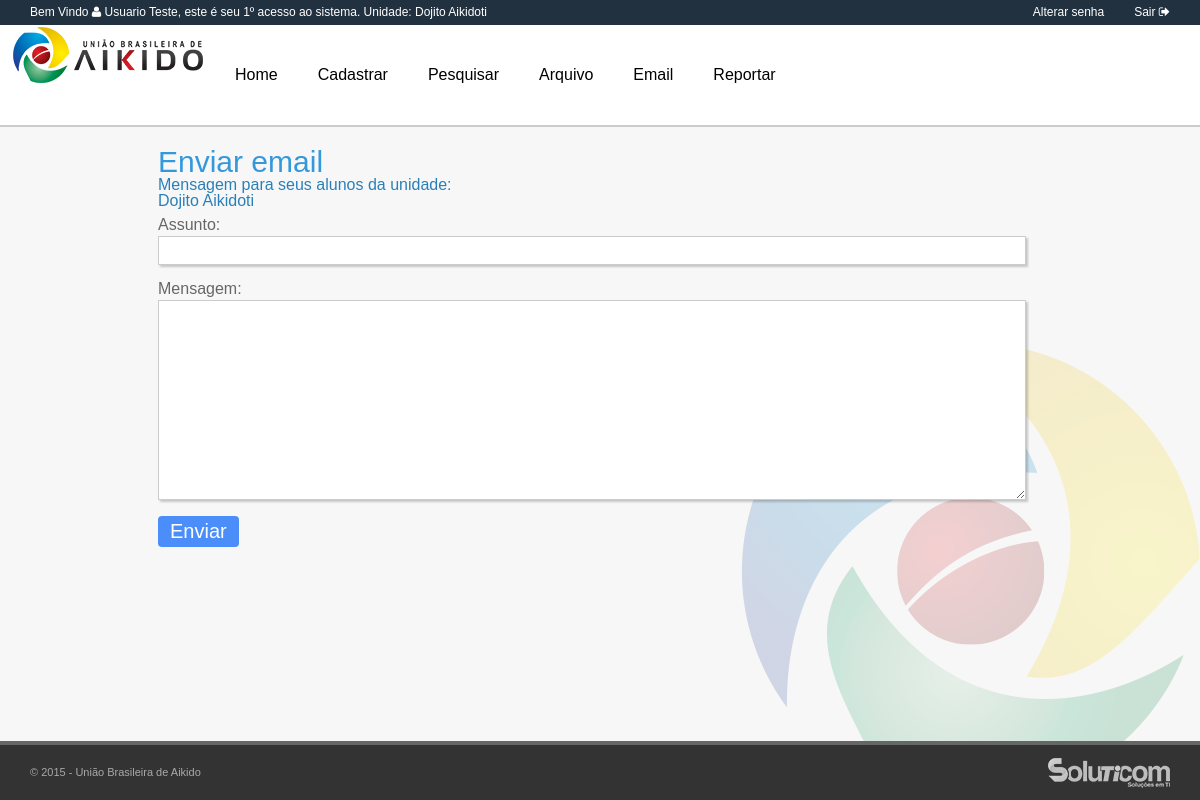
/envia.php (signed in), run on the app's committed database.
### tables this page shows
CREATE TABLE IF NOT EXISTS `usuario` (
  `usuarioId` int(11) NOT NULL,
  `escolaId` int(10) DEFAULT NULL,
  `usuarioLogin` varchar(100) DEFAULT NULL,
  `senha` varchar(100) DEFAULT NULL,
  `usuarioNome` varchar(100) DEFAULT NULL,
  `nivelId` int(10) DEFAULT NULL,
  `dataCadastro` date DEFAULT NULL,
  `statusUsuario` tinyint(1) NOT NULL DEFAULT '1',
  `qtdAcesso` int(11) DEFAULT '0',
  `resetaSenha` tinyint(1) DEFAULT '0'
);

CREATE TABLE IF NOT EXISTS `escola` (
  `escolaId` int(10) NOT NULL,
  `responsavelEscola` varchar(200) DEFAULT NULL,
  `estadoID` int(10) DEFAULT NULL,
  `nomeEscola` varchar(100) DEFAULT NULL,
  `enderecoEscola` varchar(100) DEFAULT NULL,
  `numeroEscola` varchar(10) DEFAULT NULL,
  `bairroEscola` varchar(100) DEFAULT NULL,
  `cidadeEscola` varchar(100) DEFAULT NULL,
  `telefoneEscola` varchar(30) DEFAULT NULL,
  `statusEscola` int(2) DEFAULT '1'
);

### envia.php (the view, shortened to what this page needs)
<?php require_once("validacao.php"); ?>
<head>
</head>
<body>
     <main>
       		 <div class="centralizar">
             <div class="subtitulo"><h1>Enviar email</h1><h4>Mensagem para seus alunos da unidade: <?php echo $escolaProf ?></h4></div>
            <form method="POST" action="enviar_contato.php" id="ContactForm">
 		 	<fieldset class="grupo">
            <div class="campo">
            <label>Assunto:</label><input id="subject" type="text" name="subject" style="width: 868px" class="input" />
            </div>
            </fieldset>
            <fieldset class="grupo">
            <div class="campo">
            <label>Mensagem:</label><textarea id="message" style="width:868px; height: 200px; max-width:868px; max-height:200px"; resize: none; name="message"></textarea>
            </div>
            </fieldset>
            <div class="campo">
            <input type="submit" value="Enviar" name="submsg" class="botao"/>
            </div>
    		</form>
     </main>
</body>
</html>

### mUser.php (shortened to what this page needs)
        <?php
            if ( isset($_SESSION["IDUSER"]) )  {
                $user = $_SESSION["IDUSER"];
                $saudacao = "SELECT usuarioNome, usuarioId, qtdAcesso, u.escolaId, nomeEscola ";
                $saudacao .= "FROM usuario u INNER JOIN escola e ON u.escolaId = e.escolaId ";
                $saudacao .= "WHERE usuarioId = {$user} ";
                $saudacao_login = mysqli_query($conecta, $saudacao);
            $saudacao_login = mysqli_fetch_assoc($saudacao_login);
			$apelido = $saudacao_login["usuarioNome"];
			$qtd_ac = $saudacao_login["qtdAcesso"];
			$escolaProf  = $saudacao_login["nomeEscola"];
            }
        ?>
<head>
	<link rel="stylesheet" href="css/reset.css">
	<link rel="stylesheet" href="css/geral.css">
    <link rel="stylesheet" href="css/font-awesome/css/font-awesome.min.css">
	<link rel="stylesheet" href="css/menu.css">
	<link rel="stylesheet" href="css/form.css">
</head>
<body>
    <header>
        <div id="bemvindo">Bem Vindo <i class="fa fa-user"></i> <b><?php echo utf8_encode($apelido) ?></b>, este é seu <b><?php echo $qtd_ac?>º</b> acesso ao sistema. Unidade: <?php echo utf8_encode($escolaProf) ?> </div>
        <div id="sair"><a href="sair.php">Sair <i class="fa fa-sign-out"></i></a></div>
        <div id="sair"><a href="alterarSenha.php">Alterar senha <i class="icon-lock"></i></a></div>
    </header>
    <nav>
        <div id="menu">
  		<ul onClick="" class="zetta-menu zm-effect-fade zm-full-width" style="height:100px;">
         		<img src="assets/imagens/logo.png" alt="logo" style="float: left;">
        <li style="height:100px;">
      		<a href="main.php" style="line-height:100px;">Home</a>
   		</li>
   		<li style="height:100px; ">
      		<a style="line-height:100px;">Cadastrar</a>
   		</li>
   		<li style="height:100px;">
            <a style="line-height:100px;">Pesquisar</a>
   		</li>
        <li style="height:100px;">
            <a style="line-height:100px;">Arquivo</a>
   		</li>
        	<li style="height:100px;">
            <a style="line-height:100px;">Email</a>
   		</li>
        <li style="height:100px;">
            <a style="line-height:100px;">Reportar</a>
   		</li>
		</ul>
        </div>
    </nav>
    <footer>
        <div id="direitos">© 2015 - União Brasileira de Aikido</div>
        <div id="soluticom"><a href="http://www.soluticom.com.br" target="_blank"><img src="assets/imagens/soluticom.png" alt="soluticom"></a></div>
    </footer>
</body>

### css/geral.css (style rules this page uses)
body { margin: 0 0 auto; background-color: #f7f7f7; width: 100%; height: 100%; font-family: 'Open Sans', sans-serif; text-decoration:none; overflow: auto; background-image: url(../assets/imagens/fundo.png); background-repeat: no-repeat; background-position: right bottom, left top; background-attachment: fixed; }
h1 { font-size: 30px; color: #3498db; }
h4 { font-size: 16px; color: #2980b9; }
header { width: 100%; height: 25px; line-height: 25px; background-color: #22313F; position: fixed; top: 0px; color: #FFF; z-index: 10; font-size: 12px; }
nav { width: 100%; height: 100px; position: fixed; background-color: #67809F; border-bottom-width: 2px; border-bottom-style: solid; border-bottom-color: #cccccc; line-height: 100px; top: 25px; z-index: 10; }
#menu { height: 100px; }
main { z-index: 1; width: 100%; min-width: 1007px; height: auto; top: 127px; position: absolute; margin-bottom: 80px; display: table; }
footer { font-size: 11px; width: 100%; height: 55px; line-height: 55px; background-color: #333333; border-top-color: #666666; border-top-width: 4px; border-top-style: solid; position: fixed; bottom: 0px; z-index: 10; color: darkgray; }
#bemvindo { float: left; margin-left: 30px; }
#sair { float: right; margin-right: 30px; }
#sair a:link, #sair a:visited { text-decoration:none; color: #FFF; }
#direitos { float: left; margin-left: 30px; }
#soluticom { height: 55px; padding-top: 13px; float: right; margin-right: 30px; }
.centralizar { margin: 20px auto; width: 50%; display: table; }
.subtitulo { width: 300px; height: 60px; margin-bottom: 10px; }
input { font-family: 'HelveticaNeue', 'Helvetica Neue', Helvetica, Arial, sans-serif; font-size: 17px; color: #555860; }

### css/menu.css (style rules this page uses)
.zetta-menu { background-color: #FFF; padding: 0; margin: 0; display: inline-block; position: relative; }
.zetta-menu:before, .zetta-menu ul, .zetta-menu li, .zetta-menu div, .zetta-menu a, .zetta-menu label, .zetta-menu input, .zetta-menu textarea { -webkit-box-sizing: border-box; -moz-box-sizing: border-box; box-sizing: border-box; margin: 0; padding: 0; outline: none; border: 0; list-style: none; }
.zetta-menu a { cursor: pointer; }
.zetta-menu.zm-full-width { display: block; }
.zetta-menu, .zetta-menu a, .zetta-menu a:visited { color: #000; }
.zetta-menu > li { display: block; vertical-align: top; float: left; height: 60px; }
.zetta-menu > li > a { font-weight: normal; padding: 0 20px; line-height: 60px; }
.zetta-menu li { position: relative; cursor: default; }
.zetta-menu li > a { text-decoration: none; display: block; }
.zetta-menu:after { content: ''; display: block; clear: both; }

### css/form.css (style rules this page uses)
fieldset { border: 0; padding: 0; margin: 0; }
body, input, select, textarea, button { font-family: sans-serif; font-size: 1em; }
.grupo:before, .grupo:after { content: " "; display: table; }
.grupo:after { clear: both; }
.campo { margin-bottom: 1em; }
.campo label { margin-bottom: 0.2em; color: #666; display: block; }
fieldset.grupo .campo { float: left; margin-right: 1em; }
.campo input[type="text"], .campo select, .campo textarea { padding: 0.2em; border: 1px solid #CCC; box-shadow: 2px 2px 2px rgba(0,0,0,0.2); display: block; height:28.5px; font-size:17px; }
.botao { border-radius: 4px; font-size: 20px; background: #4b8ef9; border: 2px; border-color: #3079ed; margin-bottom: 1em; color: #FFF; padding: 0.2em 0.6em; }
.botao, select, label.checkbox { cursor: pointer; }

### data on the page
usuario: usuarioNome "Usuario Teste", qtdAcesso "1", escolaId.nomeEscola "Dojito Aikidoti"
